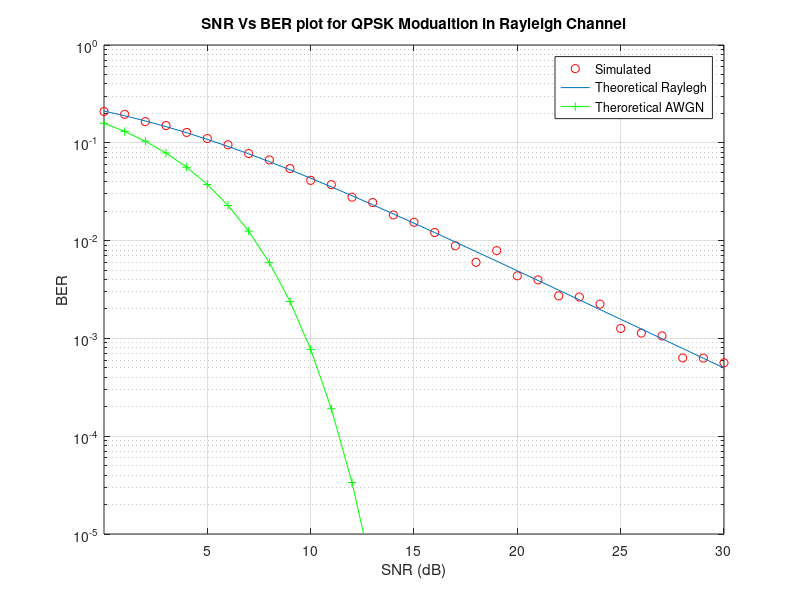
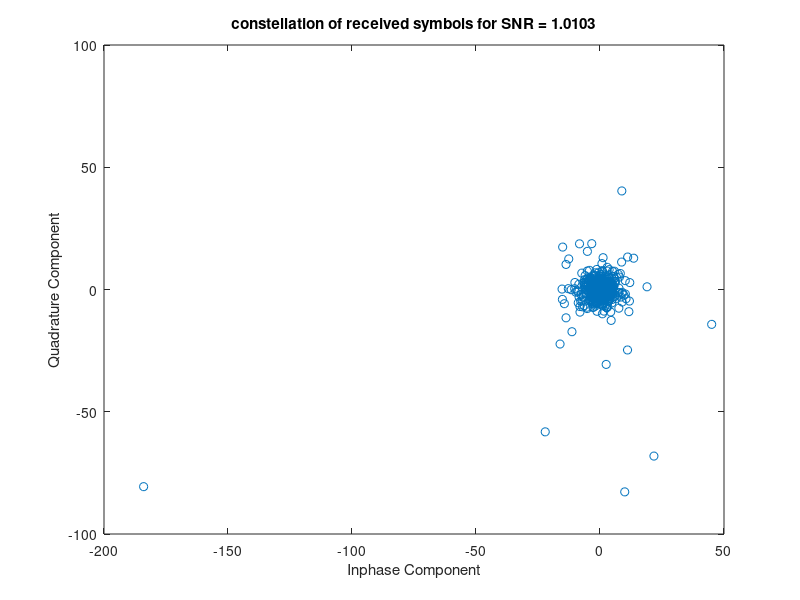
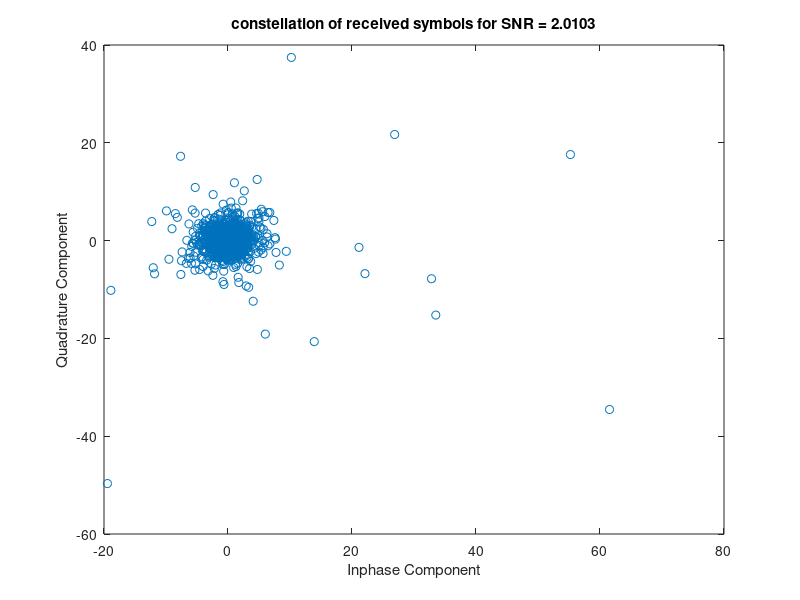
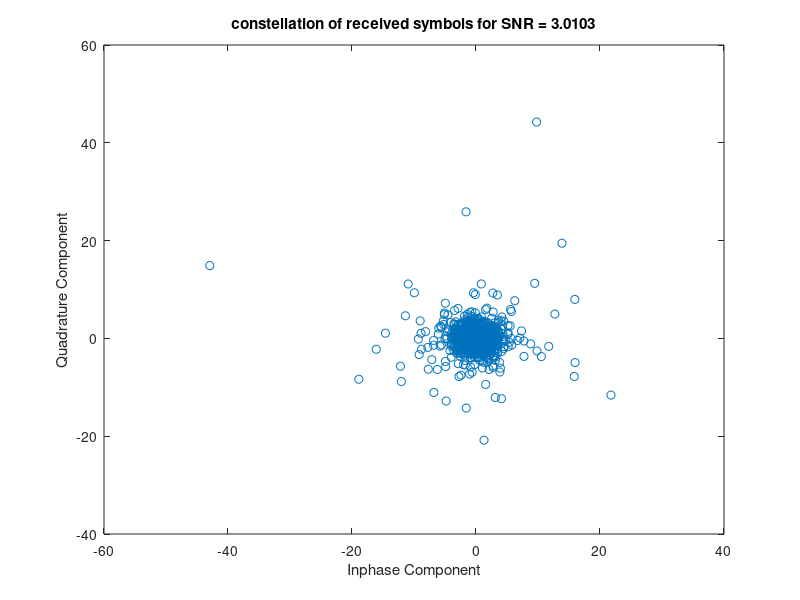

Source code (MATLAB) for these figures, in order:
% QPSK simulation with Gray coding and simple Rayleigh (no LOS) multipath 
% and AWGN included.
% Clear all the previously used variables and close all figures
clear all;
close all;
format long;
% Frame Length
bit_count = 10000;
% Range of SNR over which to simulate 
Eb_No = -3: 1: 30;
% Convert Eb/No values to channel SNR
% Consult BERNARD SKLAR'S book 'Digital Communications'
SNR = Eb_No + 10*log10(2);
% Start the main calculation loop
for aa = 1: 1: length(SNR)
    
    % Initiate variables
    T_Errors = 0;
    T_bits = 0;
    
    % Keep going until you get 100 errors
    while T_Errors < 100
    
        % Generate some information bits
        uncoded_bits  = round(rand(1,bit_count));
        
        % Split the stream into two streams, for Quadrature Carriers
        B1 = uncoded_bits(1:2:end);
        B2 = uncoded_bits(2:2:end);
        
        % QPSK modulator set to pi/4 radians constellation
        % If you want to change the constellation angles
        % just change the angles. (Gray Coding)
        qpsk_sig = ((B1==0).*(B2==0)*(exp(i*pi/4))+(B1==0).*(B2==1)...
            *(exp(3*i*pi/4))+(B1==1).*(B2==1)*(exp(5*i*pi/4))...
            +(B1==1).*(B2==0)*(exp(7*i*pi/4))); 
        
        % Variance = 0.5 - Tracks theoritical PDF closely
        ray = sqrt(0.5*((randn(1,length(qpsk_sig))).^2+(randn(1,length(qpsk_sig))).^2));
        
        % Include The Multipath
        rx = qpsk_sig.*ray;
        
        % Noise variance
        N0 = 1/10^(SNR(aa)/10);
        
        % Send over Gaussian Link to the receiver
        rx = rx + sqrt(N0/2)*(randn(1,length(qpsk_sig))+i*randn(1,length(qpsk_sig)));
        
%---------------------------------------------------------------
        
        % Equaliser
        rx = rx./ray;
        % QPSK demodulator at the Receiver
        B4 = (real(rx)<0);
        B3 = (imag(rx)<0);
        
        uncoded_bits_rx = zeros(1,2*length(rx));
        uncoded_bits_rx(1:2:end) = B3;
        uncoded_bits_rx(2:2:end) = B4;
    
        % Calculate Bit Errors
        diff = uncoded_bits - uncoded_bits_rx;
        T_Errors = T_Errors + sum(abs(diff));
        T_bits = T_bits + length(uncoded_bits);
        
    end
    % Received data constellation
    figure; clf;
    plot(real(rx),imag(rx),'o');  % Scatter Plot
    title(['constellation of received symbols for SNR = ', num2str(SNR(aa))]); 
    xlabel('Inphase Component'); ylabel('Quadrature Component');
    % Calculate Bit Error Rate
    BER(aa) = T_Errors / T_bits;
    disp(sprintf('bit error probability = %f',BER(aa)));
end
  
%------------------------------------------------------------
% Finally plot the BER Vs. SNR(dB) Curve on logarithmic scale 
% BER through Simulation
figure(1);
semilogy(SNR,BER,'or');
hold on;
xlabel('SNR (dB)');
ylabel('BER');
title('SNR Vs BER plot for QPSK Modualtion in Rayleigh Channel');
% Rayleigh Theoretical BER
figure(1);
EbN0Lin = 10.^(Eb_No/10);
theoryBerRay = 0.5.*(1-sqrt(EbN0Lin./(EbN0Lin+1)));
semilogy(SNR,theoryBerRay);
grid on;
% Theoretical BER
figure(1);
theoryBerAWGN = 0.5*erfc(sqrt(10.^(Eb_No/10)));
semilogy(SNR,theoryBerAWGN,'g-+');
grid on;
legend('Simulated', 'Theoretical Raylegh', 'Theroretical AWGN');
axis([SNR(1,1) SNR(end-3) 0.00001 1]);